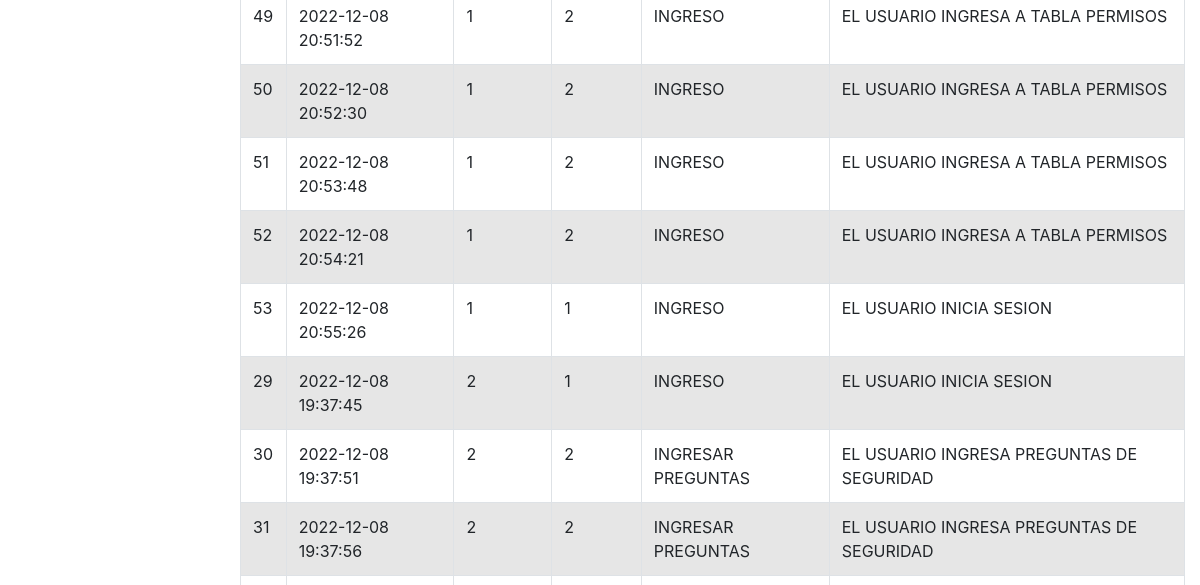
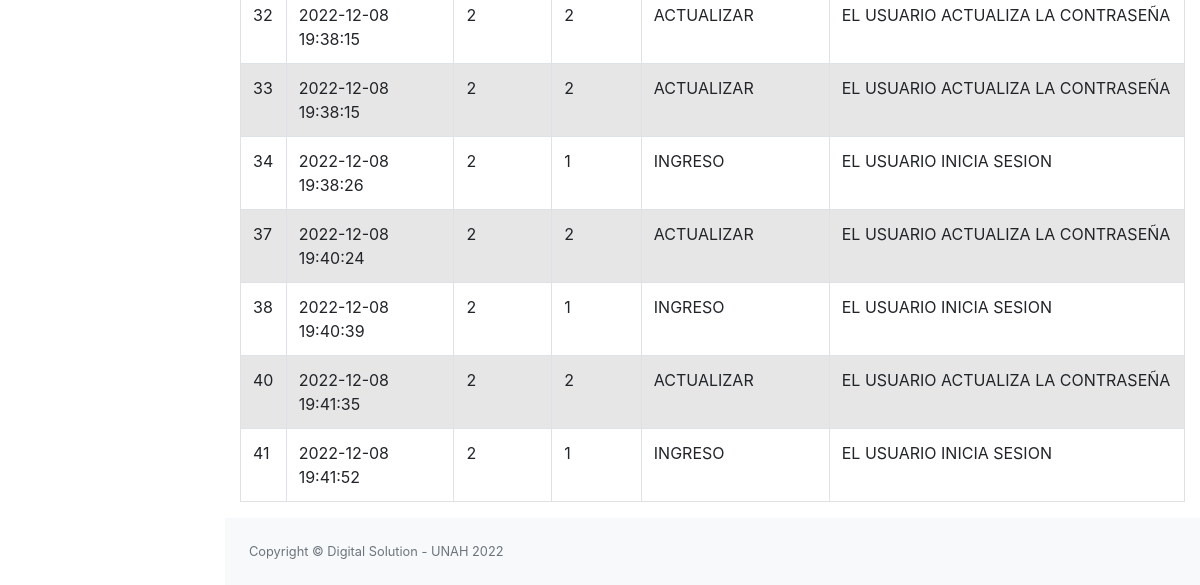
Before: /Login/bitacora.php (signed in, lower part) with the older database file (2 pictures, top to bottom).
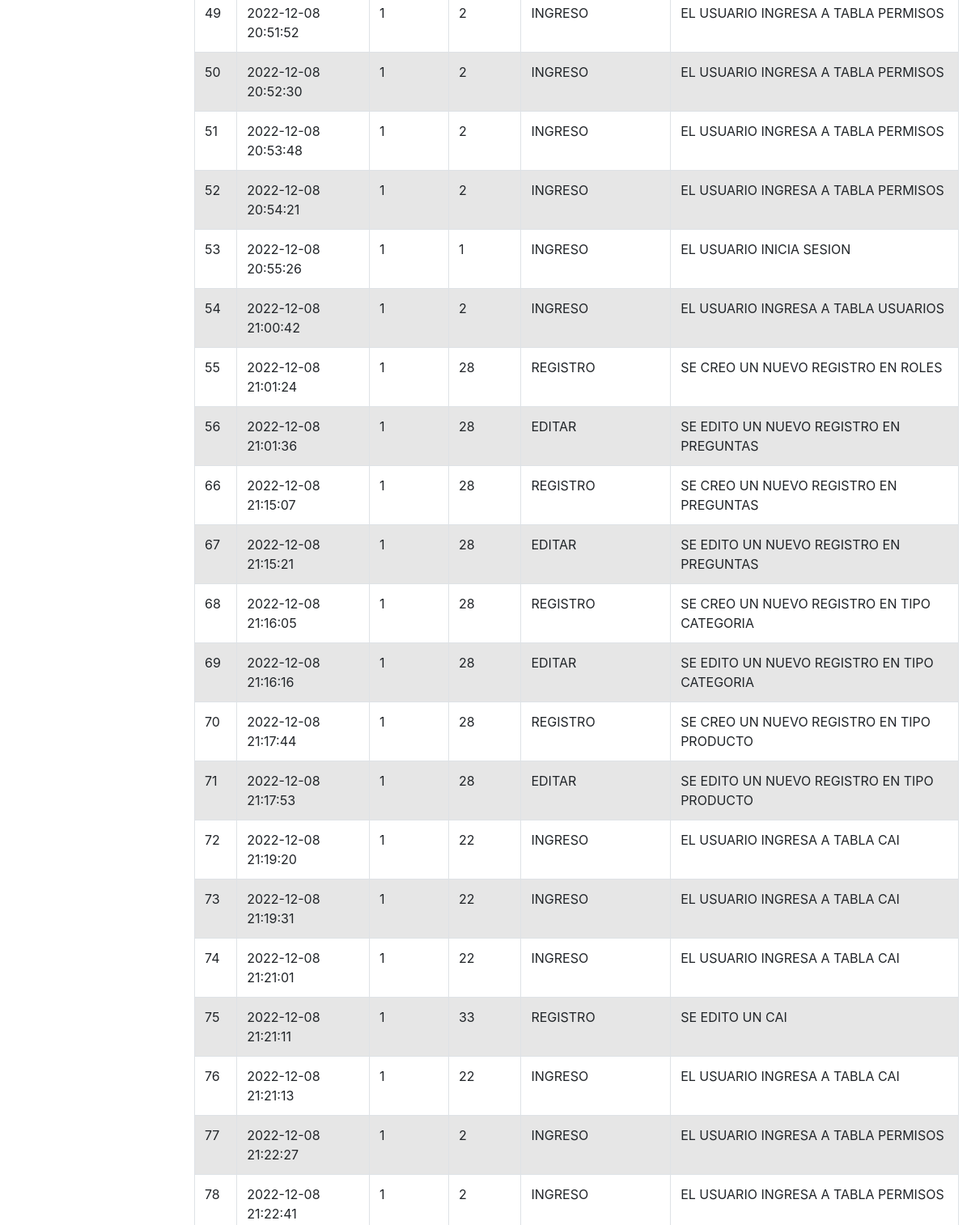
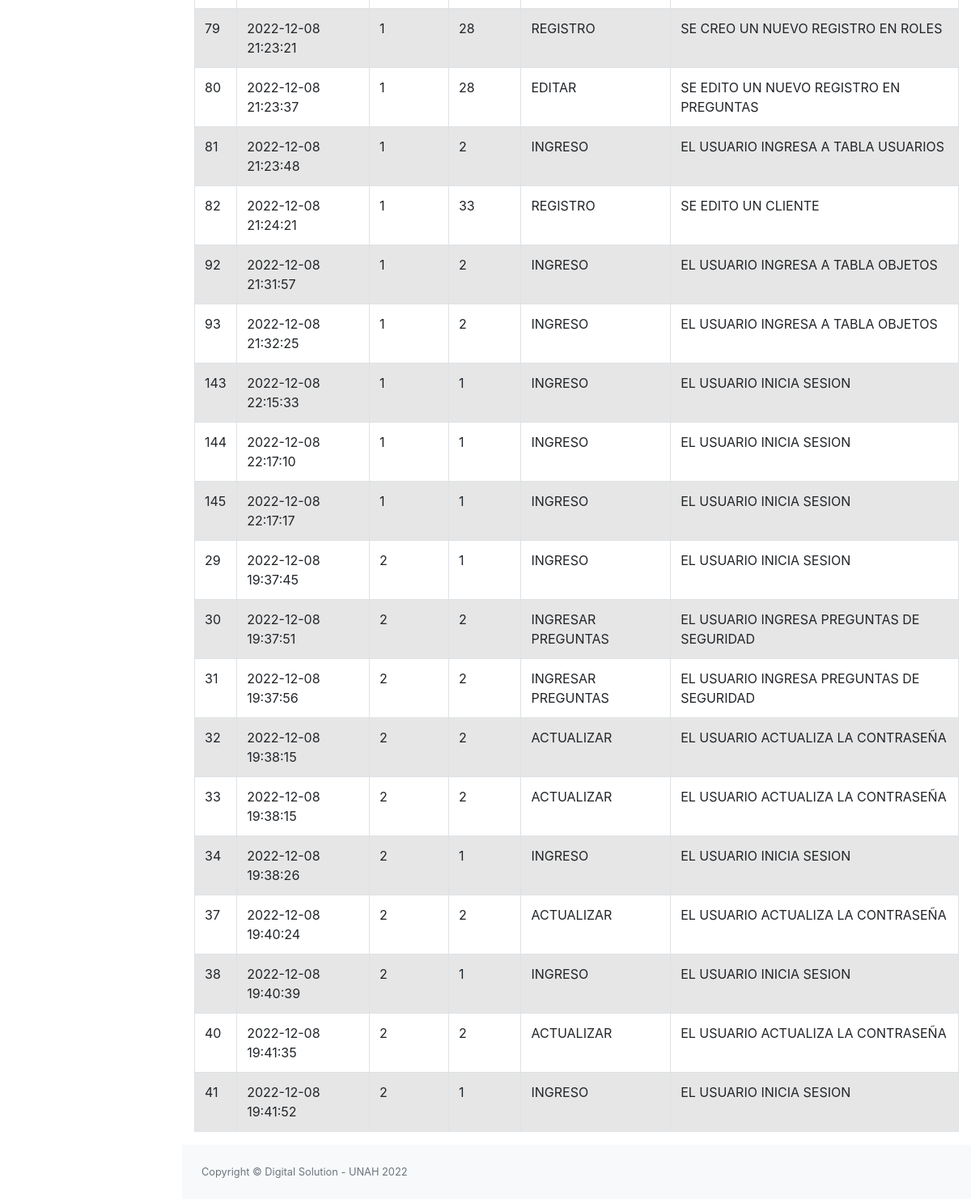
After: the same page with the newer database file (2 pictures, top to bottom).
### tables this page shows
CREATE TABLE `tbl_bitacora` (
  `id` int(11) NOT NULL AUTO_INCREMENT,
  `fecha` timestamp NOT NULL DEFAULT current_timestamp() ON UPDATE current_timestamp(),
  `id_usuario` int(11) NOT NULL,
  `id_objeto` int(11) NOT NULL,
  `accion` varchar(20) NOT NULL,
  `descripcion` varchar(80) NOT NULL,
  PRIMARY KEY (`id`),
  KEY `id_usuario` (`id_usuario`),
  KEY `id_objeto` (`id_objeto`),
  KEY `id_usuario_2` (`id_usuario`),
  CONSTRAINT `tbl_bitacora_ibfk_1` FOREIGN KEY (`id_usuario`) REFERENCES `tbl_usuario` (`id_usuario`)
);

CREATE TABLE `tbl_usuario` (
  `id_usuario` int(11) NOT NULL AUTO_INCREMENT,
  `nombre` varchar(100) NOT NULL,
  `correo` varchar(100) NOT NULL,
  `usuario` varchar(20) NOT NULL,
  `clave` varchar(50) NOT NULL,
  `id_rol` int(11) NOT NULL,
  `fecha_ultima_conexion` timestamp NOT NULL DEFAULT current_timestamp() ON UPDATE current_timestamp(),
  `preguntas_contestadas` int(11) NOT NULL,
  `primer_ingreso` int(11) NOT NULL,
  `fecha_vencimiento` date NOT NULL DEFAULT '0000-00-00',
  `id_estado` int(11) NOT NULL,
  `id_empleado` int(11) NOT NULL,
  PRIMARY KEY (`id_usuario`),
  KEY `id_rol` (`id_rol`),
  KEY `estado` (`id_estado`),
  KEY `id_empleado` (`id_empleado`),
  CONSTRAINT `tbl_usuario_ibfk_1` FOREIGN KEY (`id_estado`) REFERENCES `tbl_estado` (`id_estado`),
  CONSTRAINT `tbl_usuario_ibfk_2` FOREIGN KEY (`id_rol`) REFERENCES `tbl_roles` (`id_rol`)
);

CREATE TABLE `tbl_modulos` (
  `id_objeto` int(11) NOT NULL AUTO_INCREMENT,
  `Objeto` varchar(100) NOT NULL,
  `descripcion_objeto` varchar(30) NOT NULL,
  `id_padre` int(11) NOT NULL,
  `URL` varchar(100) NOT NULL,
  PRIMARY KEY (`id_objeto`)
);

### config/conex.php (called while the page is built, shortened)
<?php
     function getConexion()
    {
        $db = new PDO('mysql:host=localhost:3306;dbname=bd_inversiones_garcia', 'root', '');
        return $db;
    }
?>

### controladores/controlador_bitacora.php (called while the page is built, shortened)
<?php
   require_once '../modelos/modelo_bitacora.php';
    function traerBitacora(){
        $modeloBitacora = new bitacora();
        $resultado = $modeloBitacora->get_bitacora();
        return $resultado;
    }
?>

### modelos/modelo_bitacora.php (called while the page is built, shortened)
<?php
class bitacora
{
    private $db;
    private $bitacora;
    public function __construct()
    {
        $this->db = getConexion();
        $this->bitacora = array();
    }
    private function setNames()
    {
        return $this->db->query("SET NAMES 'utf8'");
    }
    public function get_bitacora(){
        $this->db = getConexion();
        self::setNames();
        $sql = "SELECT b.id as id, b.fecha AS fecha, b.fecha AS fecha, u.id_usuario AS id_usuario, m.id_objeto AS id_objeto,
        b.accion AS accion, b.descripcion AS descripcion
        FROM tbl_bitacora as b inner join tbl_usuario as u on b.id_usuario = u.id_usuario
        inner join tbl_modulos as m on b.id_objeto = m.id_objeto;";
        $resultado = $this->db->query($sql);
        foreach ($resultado as $resp) {
            $this->bitacora[] = $resp;
        }
        return $this->bitacora;
        $this->db = null;
    }
}
?>

### Login/bitacora.php (the view, shortened to what this page needs)
<?php
include_once "../Login/header.php";
include_once '../controladores/controlador_bitacora.php';
?>
<div class="container-fluid">
    <div class="row">
        <div class="col-lg-12">
            <div class="table-responsive">
                <table class="table table-striped table-bordered" id="table">
                    <tbody>
                        <?php
                        $resultado = traerBitacora();
                        foreach ($resultado as $Bitacora) {
                            echo "<tr>";
                            echo "<td>" . $Bitacora['id'] . "</td>";
                            echo "<td>" . $Bitacora['fecha'] . "</td>";
                            echo "<td>" . $Bitacora['id_usuario'] . "</td>";
                            echo "<td>" . $Bitacora['id_objeto'] . "</td>";
                            echo "<td>" . $Bitacora['accion'] . "</td>";
                            echo "<td>" . $Bitacora['descripcion'] . "</td>";
                            echo "</tr>";
                        }
                        ?>
                    </tbody>
                </table>
            </div>
        </div>
    </div>
</div>
<?php include_once "../Login/footer.php"; ?>

Changed rows visible on the page:
added tbl_bitacora: id "54", fecha "2022-12-08 21:00:42", id_usuario.id_usuario "1", id_objeto.id_objeto "2", accion "INGRESO", descripcion "EL USUARIO INGRESA A TABLA USUARIOS"
added tbl_bitacora: id "55", fecha "2022-12-08 21:01:24", id_usuario.id_usuario "1", id_objeto.id_objeto "28", accion "REGISTRO", descripcion "SE CREO UN NUEVO REGISTRO EN ROLES"
added tbl_bitacora: id "56", fecha "2022-12-08 21:01:36", id_usuario.id_usuario "1", id_objeto.id_objeto "28", accion "EDITAR", descripcion "SE EDITO UN NUEVO REGISTRO EN PREGUNTAS"
added tbl_bitacora: id "66", fecha "2022-12-08 21:15:07", id_usuario.id_usuario "1", id_objeto.id_objeto "28", accion "REGISTRO", descripcion "SE CREO UN NUEVO REGISTRO EN PREGUNTAS"
added tbl_bitacora: id "67", fecha "2022-12-08 21:15:21", id_usuario.id_usuario "1", id_objeto.id_objeto "28", accion "EDITAR", descripcion "SE EDITO UN NUEVO REGISTRO EN PREGUNTAS"
added tbl_bitacora: id "68", fecha "2022-12-08 21:16:05", id_usuario.id_usuario "1", id_objeto.id_objeto "28", accion "REGISTRO", descripcion "SE CREO UN NUEVO REGISTRO EN TIPO CATEGORIA"
added tbl_bitacora: id "69", fecha "2022-12-08 21:16:16", id_usuario.id_usuario "1", id_objeto.id_objeto "28", accion "EDITAR", descripcion "SE EDITO UN NUEVO REGISTRO EN TIPO CATEGORIA"
added tbl_bitacora: id "70", fecha "2022-12-08 21:17:44", id_usuario.id_usuario "1", id_objeto.id_objeto "28", accion "REGISTRO", descripcion "SE CREO UN NUEVO REGISTRO EN TIPO PRODUCTO"
added tbl_bitacora: id "71", fecha "2022-12-08 21:17:53", id_usuario.id_usuario "1", id_objeto.id_objeto "28", accion "EDITAR", descripcion "SE EDITO UN NUEVO REGISTRO EN TIPO PRODUCTO"
added tbl_bitacora: id "72", fecha "2022-12-08 21:19:20", id_usuario.id_usuario "1", id_objeto.id_objeto "22", accion "INGRESO", descripcion "EL USUARIO INGRESA A TABLA CAI"
added tbl_bitacora: id "73", fecha "2022-12-08 21:19:31", id_usuario.id_usuario "1", id_objeto.id_objeto "22", accion "INGRESO", descripcion "EL USUARIO INGRESA A TABLA CAI"
added tbl_bitacora: id "74", fecha "2022-12-08 21:21:01", id_usuario.id_usuario "1", id_objeto.id_objeto "22", accion "INGRESO", descripcion "EL USUARIO INGRESA A TABLA CAI"
added tbl_bitacora: id "75", fecha "2022-12-08 21:21:11", id_usuario.id_usuario "1", id_objeto.id_objeto "33", accion "REGISTRO", descripcion "SE EDITO UN CAI"
added tbl_bitacora: id "76", fecha "2022-12-08 21:21:13", id_usuario.id_usuario "1", id_objeto.id_objeto "22", accion "INGRESO", descripcion "EL USUARIO INGRESA A TABLA CAI"
added tbl_bitacora: id "77", fecha "2022-12-08 21:22:27", id_usuario.id_usuario "1", id_objeto.id_objeto "2", accion "INGRESO", descripcion "EL USUARIO INGRESA A TABLA PERMISOS"
added tbl_bitacora: id "78", fecha "2022-12-08 21:22:41", id_usuario.id_usuario "1", id_objeto.id_objeto "2", accion "INGRESO", descripcion "EL USUARIO INGRESA A TABLA PERMISOS"
added tbl_bitacora: id "79", fecha "2022-12-08 21:23:21", id_usuario.id_usuario "1", id_objeto.id_objeto "28", accion "REGISTRO", descripcion "SE CREO UN NUEVO REGISTRO EN ROLES"
added tbl_bitacora: id "80", fecha "2022-12-08 21:23:37", id_usuario.id_usuario "1", id_objeto.id_objeto "28", accion "EDITAR", descripcion "SE EDITO UN NUEVO REGISTRO EN PREGUNTAS"
added tbl_bitacora: id "81", fecha "2022-12-08 21:23:48", id_usuario.id_usuario "1", id_objeto.id_objeto "2", accion "INGRESO", descripcion "EL USUARIO INGRESA A TABLA USUARIOS"
added tbl_bitacora: id "82", fecha "2022-12-08 21:24:21", id_usuario.id_usuario "1", id_objeto.id_objeto "33", accion "REGISTRO", descripcion "SE EDITO UN CLIENTE"
added tbl_bitacora: id "92", fecha "2022-12-08 21:31:57", id_usuario.id_usuario "1", id_objeto.id_objeto "2", accion "INGRESO", descripcion "EL USUARIO INGRESA A TABLA OBJETOS"
added tbl_bitacora: id "93", fecha "2022-12-08 21:32:25", id_usuario.id_usuario "1", id_objeto.id_objeto "2", accion "INGRESO", descripcion "EL USUARIO INGRESA A TABLA OBJETOS"
added tbl_bitacora: id "143", fecha "2022-12-08 22:15:33", id_usuario.id_usuario "1", id_objeto.id_objeto "1", accion "INGRESO", descripcion "EL USUARIO INICIA SESION"
added tbl_bitacora: id "144", fecha "2022-12-08 22:17:10", id_usuario.id_usuario "1", id_objeto.id_objeto "1", accion "INGRESO", descripcion "EL USUARIO INICIA SESION"
added tbl_bitacora: id "145", fecha "2022-12-08 22:17:17", id_usuario.id_usuario "1", id_objeto.id_objeto "1", accion "INGRESO", descripcion "EL USUARIO INICIA SESION"
